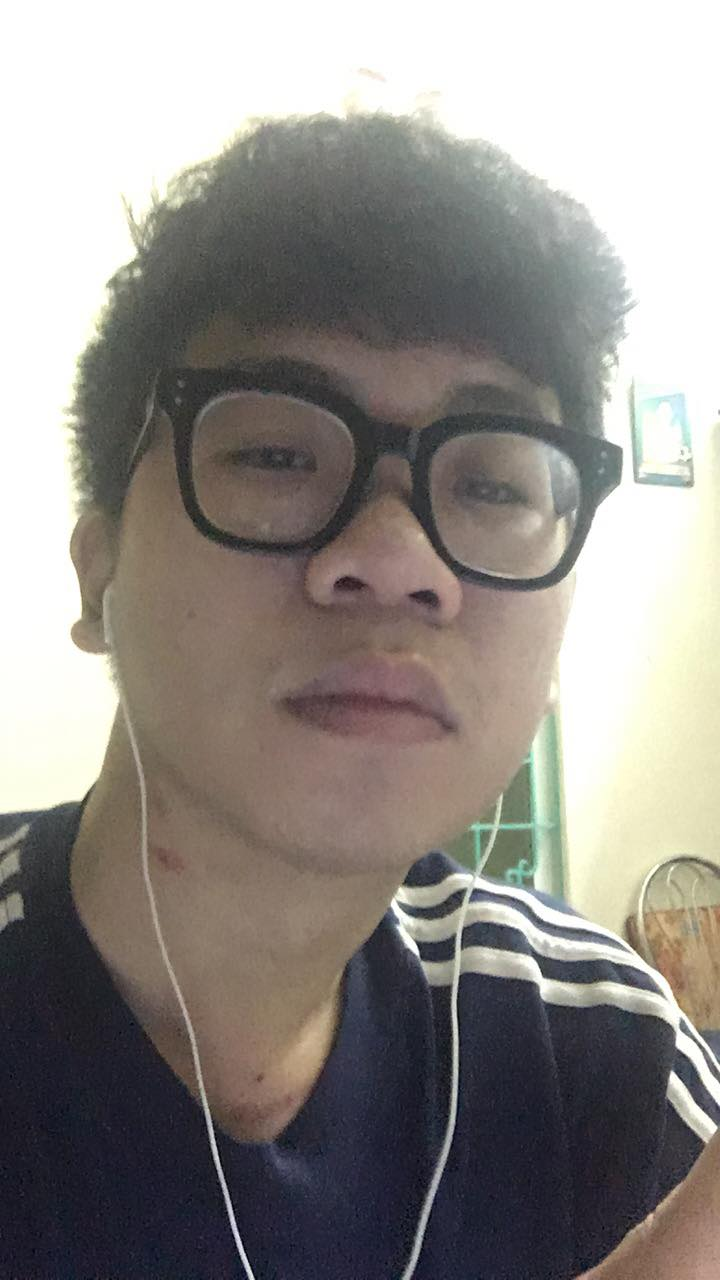
#> input picture 20201/image-processing/data/hieu.jpg, 720 x 1280 px
$ jupyter execute --allow-errors ImageProcess.ipynb
#> lines starting #> are read from the running program, lines starting #| are printed output that depends on the picture
[cell 1]
import cv2 as cv2
import numpy as np
from matplotlib import pyplot as plt
from matplotlib.pyplot import figure

[cell 2]
def printInfo(img):
    print('Image shape:\t',img.shape)
    print('Image size:\t',img.size)
    print('Image data type:\t',img.dtype)
    print('======')

[cell 3]
img = cv2.imread('data/hieu.jpg')
#> img is the input picture: shape (1280, 720, 3); mean B, G, R 136.1, 140.3, 144.8
printInfo(img)
#| Image shape:	 (1280, 720, 3)
#| Image size:	 2764800
#| Image data type:	 uint8
plt.imshow(img)
plt.show()

#> (a cell that did not finish here is left out)

[cell 5]
def BGR2CMYK(img):
    cmyk = []
    for line in img:
        new_line = []
        for pixel in line:
            k = min(pixel)
            c = 255 - pixel[2] - k
            m = 255 - pixel[1] - k
            y = 255 - pixel[0] - k
            new_line.append([c,m,y,k])
        cmyk.append(new_line)
#> after the loop, cmyk = 1280 items
    return np.asarray(cmyk)
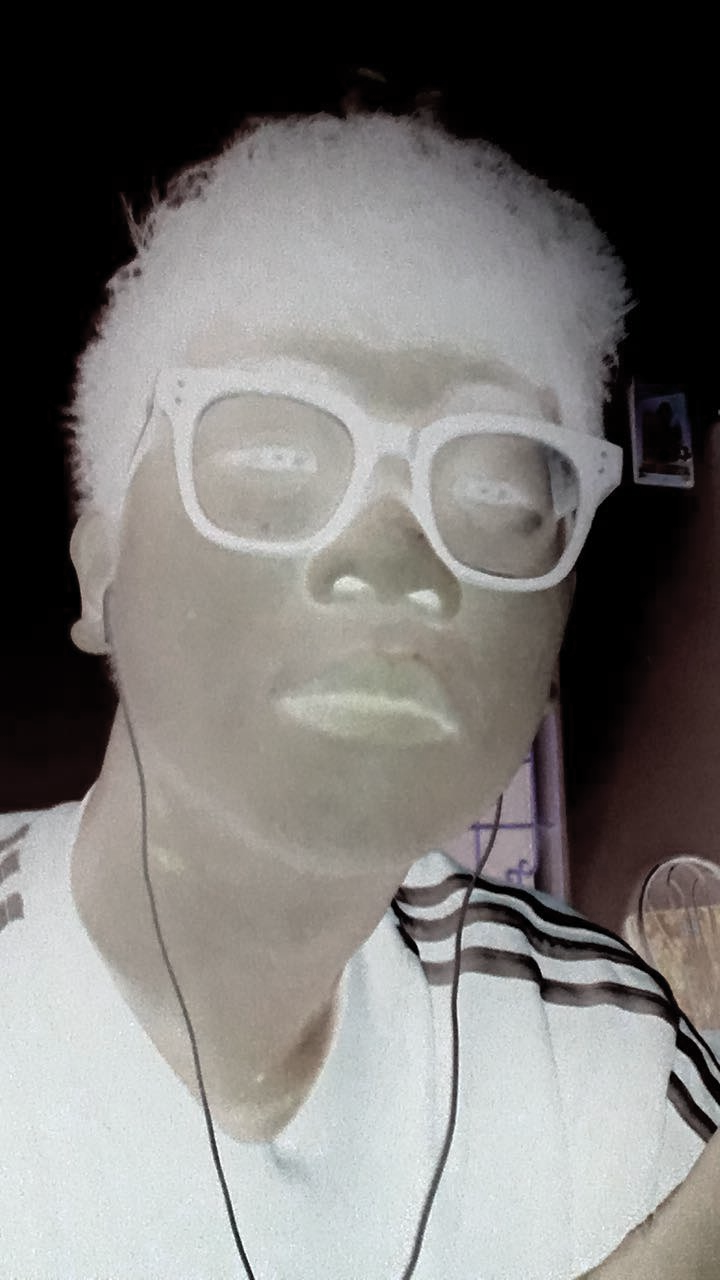
#> returned value: shape (1280, 720, 4) int64; mean of channels 0, 1, 2, 3 -22.6, -18.1, -13.9, 132.8; drawn with min black and max white
def BGR2CMY(img):
    cmy = []
    for line in img:
        new_line = []
        for pixel in line:
            c = 255 - pixel[2]
            m = 255 - pixel[1]
            y = 255 - pixel[0]
            new_line.append([c,m,y])
        cmy.append(new_line)
#> after the loop, cmy = 1280 items
    return np.asarray(cmy)
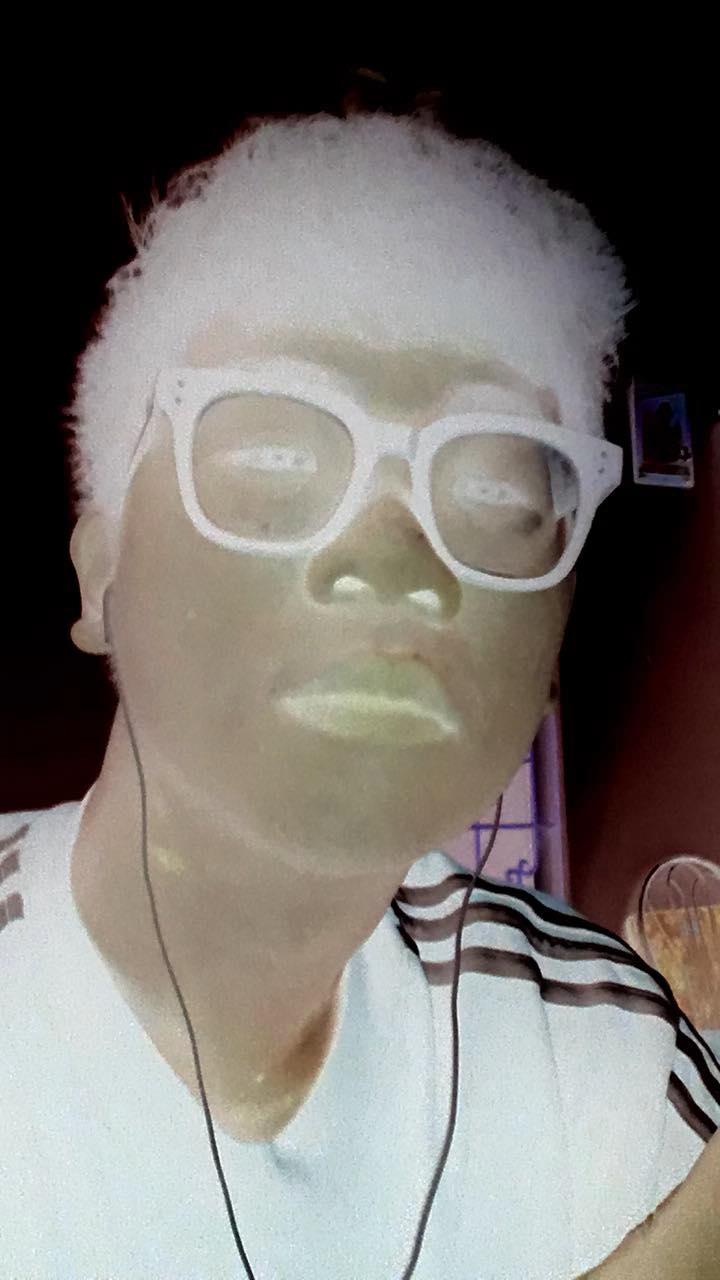
#> returned value: shape (1280, 720, 3) int64; mean of channels 0, 1, 2 110.2, 114.7, 118.9; drawn as B, G, R
def CMYK2RGB(cmyk):
    img = []
    return img
def CMY2RGB(cmy):
    img = []
    return img

[cell 6]
img_cmyk = BGR2CMYK(img)
img_cmy = BGR2CMY(img)

[cell 7]
print(img[400][400])
#| [106 111 126]
print(img_cmyk[400][400])
#| [ 23  38  43 106]
print(img_cmy[400][400])
#| [129 144 149]

[cell 8]
printInfo(img_cmy)
#| Image shape:	 (1280, 720, 3)
#| Image size:	 2764800
#| Image data type:	 int64
printInfo(img_cmyk)
#| Image shape:	 (1280, 720, 4)
#| Image size:	 3686400
#| Image data type:	 int64

[cell 9]
hist = cv2.calcHist([img],[0],None,[255],[0,255])
#> hist = 255 values, max 10825 at index 99, min 0 at index 0, mean 2920.7
plt.plot(hist)
print(max(hist))
#| [10825.]
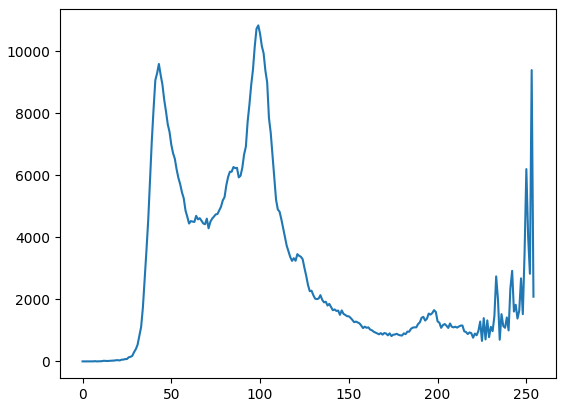
#> figure drawn by matplotlib, 1 panel; curve peaks at x = 99, y = 10825

#> (a cell that did not finish here is left out)

#> (a cell that did not finish here is left out)

[cell 12]
loss = []
epoch = []
i = 0

with open('a.txt', 'r') as f:
#> (reads 20201/image-processing/a.txt from the repository)
  for l in f:
    loss.append(float(l))
    epoch.append(i)
    i = i + 1


import matplotlib.pyplot as plt
plt.xlim((0, 30))
plt.ylim((0, 13))
plt.plot(loss,'r-')
plt.show()
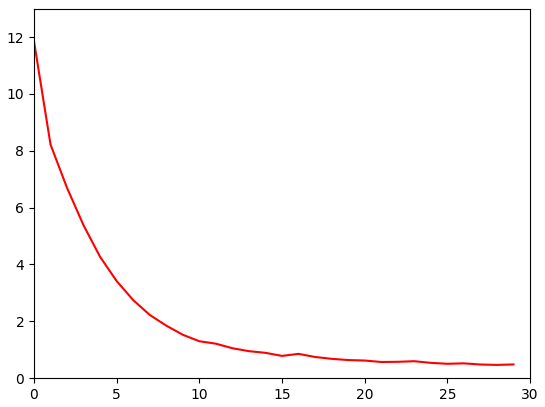
#> figure drawn by matplotlib, 1 panel; curve peaks at x = 0, y = 11.85

[cell 13]
a = [1,2,3,5,6,10,15,20,34]
plt.plot(a)
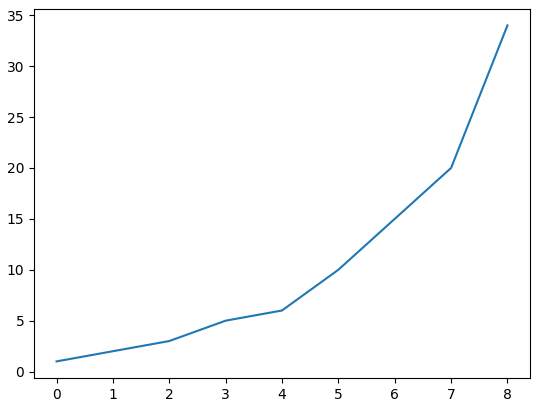
#> figure drawn by matplotlib, 1 panel
